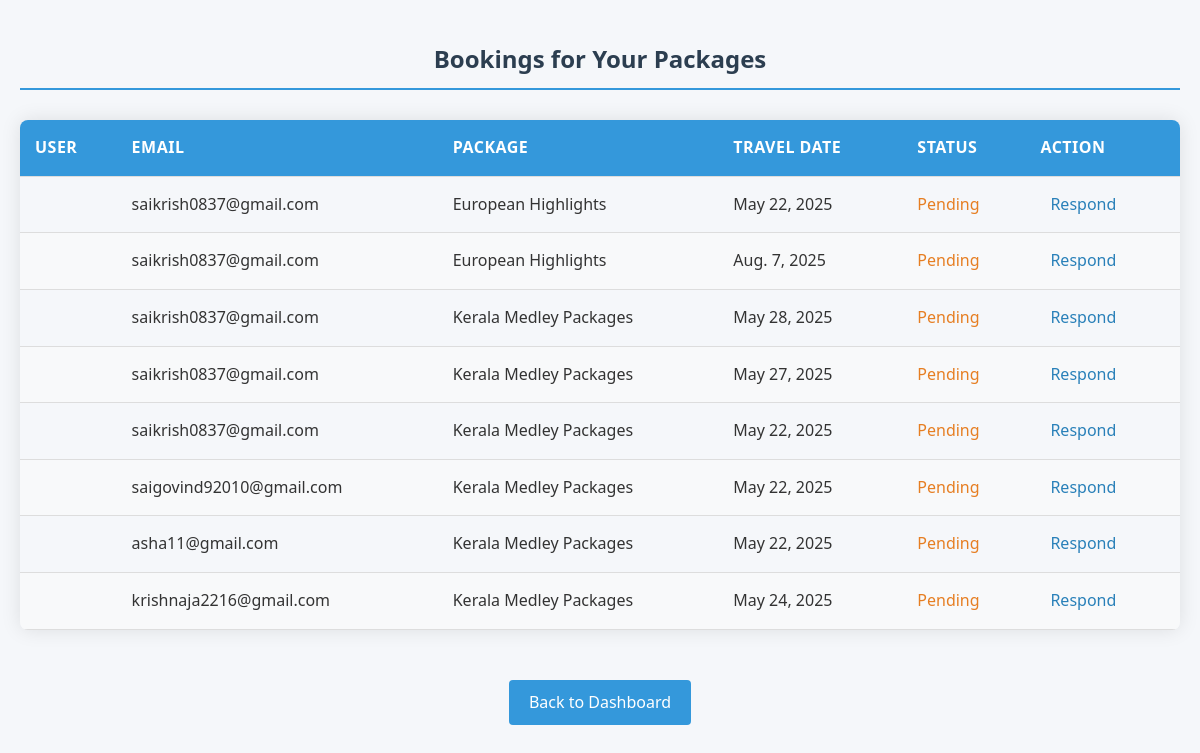
The page /vendor/bookings/ (signed in) on the database as committed earlier.
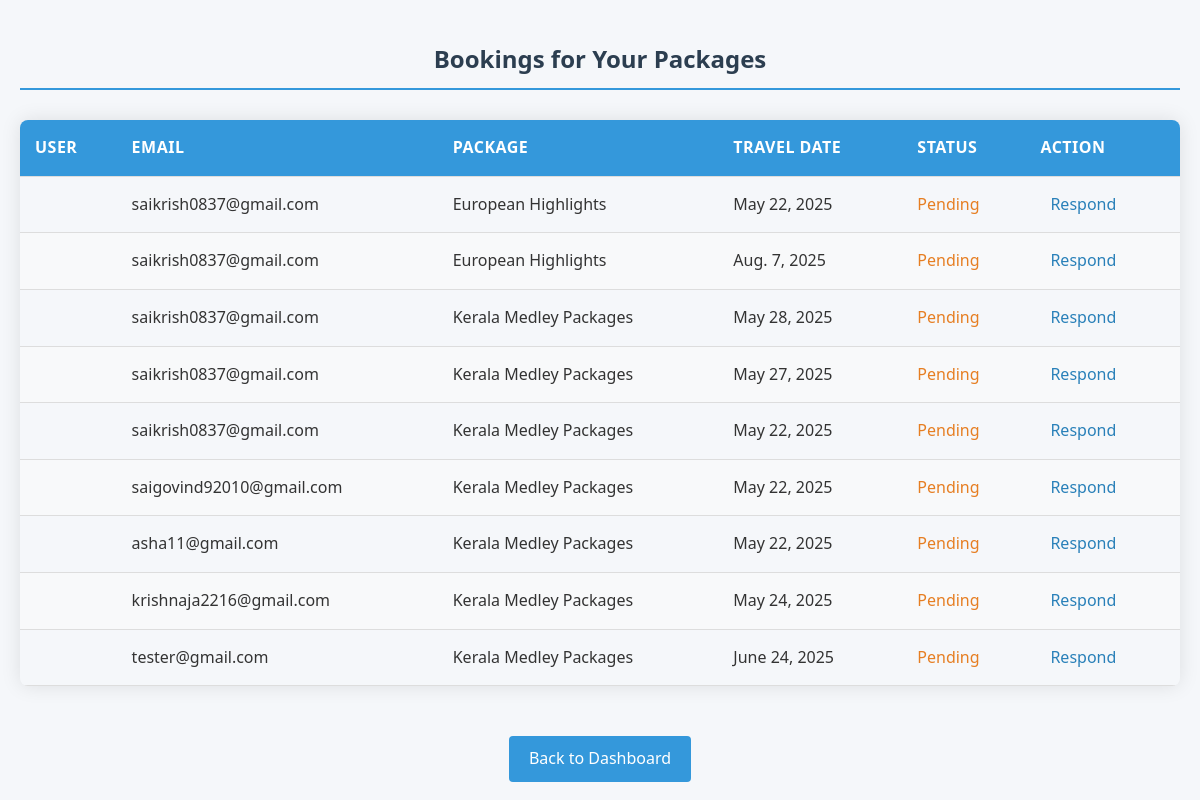
The same page on the database as committed later.
### users/models.py (models this page shows)
class Booking(models.Model):
    user = models.ForeignKey(RegisteredUser, on_delete=models.CASCADE)
    package = models.ForeignKey(Package, on_delete=models.CASCADE)
    travel_date = models.DateField()
    travelers = models.PositiveIntegerField()
    total_price = models.DecimalField(max_digits=10, decimal_places=2)
    is_paid = models.BooleanField(default=False)
    created_at = models.DateTimeField(auto_now_add=True)
    razorpay_order_id = models.CharField(max_length=255, blank=True, null=True)
    payment_status = models.CharField(max_length=50, default='Pending')
    vendor_status = models.CharField(
        max_length=20,
        choices=[
            ('Pending', 'Pending'),
            ('Approved', 'Approved'),
            ('Rejected', 'Rejected'),
        ],
        default='Pending'
    )
    vendor_message = models.TextField(blank=True, null=True)

class RegisteredUser(models.Model):
    first_name = models.CharField(max_length=100)
    last_name = models.CharField(max_length=100)
    phone = models.CharField(max_length=15)
    dob = models.DateField()
    email = models.EmailField(unique=True)
    password = models.CharField(max_length=255)
    preferences = models.JSONField(default=list)
    budget = models.CharField(max_length=50)

### vendors/models.py (models this page shows)
class Package(models.Model):
    STATUS_CHOICES = [
        ('pending', 'Pending'),
        ('approved', 'Approved'),
        ('rejected', 'Rejected'),
        ('private', 'Private'),
    ]
    vendor = models.ForeignKey(Registeredvendor, on_delete=models.CASCADE,null=True)
    name = models.CharField(max_length=100)
    destination = models.CharField(max_length=100)
    price = models.DecimalField(max_digits=10, decimal_places=2)
    duration = models.IntegerField()
    group_size = models.IntegerField()
    description = models.TextField()
    created_at = models.DateTimeField(auto_now_add=True)
    status = models.CharField(max_length=10, choices=STATUS_CHOICES, default='pending')
    expiry_date = models.DateField(null=True, blank=True)
    views_count = models.IntegerField(default=0)

### vendors/views.py (the view)
# urls.py: path('vendor/bookings/', v.vendor_bookings, name='vendor_bookings'),
def vendor_bookings(request):
    vendor_id = request.session.get('vendor_id')
    if not vendor_id:
        return redirect('vendorlogin')
    vendor = Registeredvendor.objects.get(id=vendor_id)
    vendor_packages = Package.objects.filter(vendor=vendor)
    bookings = Booking.objects.filter(package__in=vendor_packages)
    return render(request, 'vendors/vendor_bookings.html', {'bookings': bookings})

### vendors/templates/vendors/vendor_bookings.html (shortened to what this page needs)
<!DOCTYPE html>
<html lang="en">
<head>
</head>
<body>
    <h2>Bookings for Your Packages</h2>
    <table>
        <thead>
            <tr>
                <th>User</th>
                <th>Email</th>
                <th>Package</th>
                <th>Travel Date</th>
                <th>Status</th>
                <th>Action</th>
            </tr>
        </thead>
        <tbody>
            {% for booking in bookings %}
            <tr>
                <td>{{ booking.user.username }}</td>
                <td>{{ booking.user.email }}</td>
                <td>{{ booking.package.name }}</td>
                <td>{{ booking.travel_date }}</td>
                <td class="status-{{ booking.vendor_status|lower }}">{{ booking.vendor_status }}</td>
                <td><a href="{% url 'respond_to_booking' booking.id %}">Respond</a></td>
            </tr>
            {% empty %}
            <tr>
                <td colspan="6" style="text-align: center;">No bookings found</td>
            </tr>
            {% endfor %}
        </tbody>
    </table>
    <div class="button-container">
        <a href="{% url 'vendordash' %}" class="back-button">Back to Dashboard</a>
    </div>
</body>
</html>

Rows that differ between the two databases and show on the page:
added Booking: user.email "tester@gmail.com", package.name "Kerala Medley Packages", travel_date "June 24, 2025", vendor_status "Pending"
